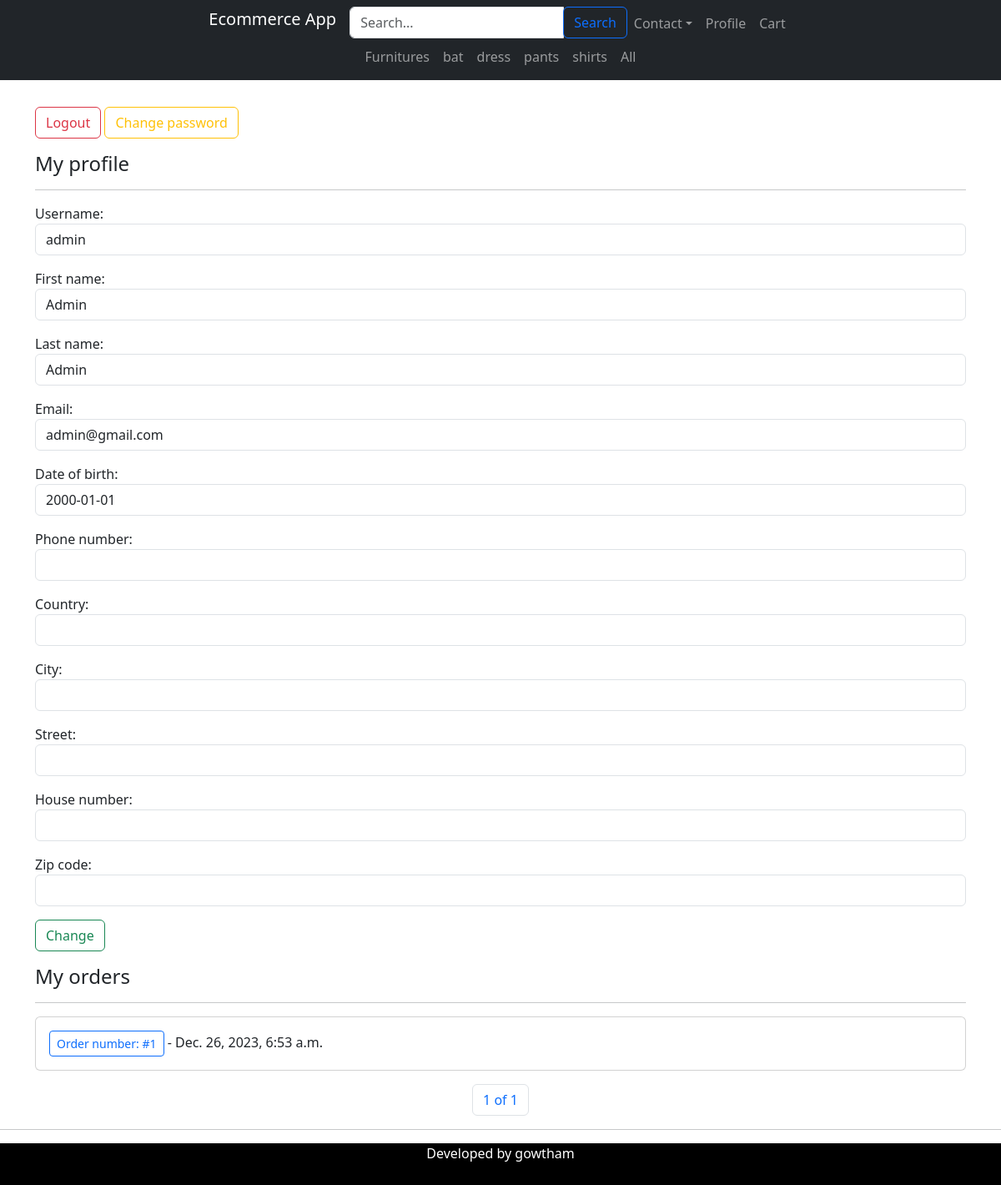
/users/profile/ (signed in), run on the app's committed database.
### products/models.py (models this page shows, shortened)
class Category(models.Model):
    name = models.CharField(max_length=255, blank=False, null=False)
    class Meta:
        verbose_name_plural = "Categories"

class Order(models.Model):
    DELIVERY_METHODS = [
        ((1, 'Courier delivery')),
        ((2, 'Pickup at a parcel locker')),
        ((3, 'Personal pickup')),
    ]
    PAYMENT_METHODS = [
        ((1, 'Cash/card payment on delivery')),
        ((2, 'Online payment by credit card')),
        ((3, 'Traditional money transfer')),
    ]
    user = models.ForeignKey("users.User", on_delete=models.CASCADE, related_name='order_user', blank=True, null=True)
    first_name_order = models.CharField(max_length=255, blank=False, null=False)
    last_name_order = models.CharField(max_length=255, blank=False, null=False)
    delivery_method_order = models.IntegerField(choices=DELIVERY_METHODS, default=1, blank=False, null=False)
    payment_method_order = models.IntegerField(choices=PAYMENT_METHODS, default=1, blank=False, null=False)
    country_order = models.CharField(max_length=255, blank=False, null=False)
    city_order = models.CharField(max_length=255, blank=False, null=False)
    street_order = models.CharField(max_length=255, blank=False, null=False)
    house_number_order = models.CharField(max_length=255, blank=False, null=False)
    zip_code_order = models.CharField(max_length=255, blank=False, null=False)
    phone_number_order = models.CharField(max_length=255, blank=False, null=False)
    email_order = models.EmailField(max_length=255, blank=False, null=False)
    date_time_order = models.DateTimeField(default=timezone.now, blank=False, null=False)

### users/models.py (models this page shows, shortened)
class User(AbstractBaseUser, PermissionsMixin):
    username = models.CharField(max_length=255, unique=True, blank=False, null=False)
    first_name = models.CharField(max_length=255, blank=False, null=False)
    last_name = models.CharField(max_length=255, blank=False, null=False)
    email = models.EmailField(max_length=255, unique=True, blank=False, null=False)
    phone_number = models.CharField(max_length=255, blank=True, null=True)
    date_of_birth = models.DateField(blank=False, null=False)
    country = models.CharField(max_length=255, blank=True, null=True)
    city = models.CharField(max_length=255, blank=True, null=True)
    street = models.CharField(max_length=255, blank=True, null=True)
    house_number = models.CharField(max_length=255, blank=True, null=True)
    zip_code = models.CharField(max_length=255, blank=True, null=True)
    is_staff = models.BooleanField(default=True)
    is_active = models.BooleanField(default=True)
    is_superuser = models.BooleanField(default=False)
    last_login = models.DateTimeField(default=timezone.now, blank=False, null=False)
    date_joined = models.DateTimeField(default=timezone.now, blank=False, null=False)
    USERNAME_FIELD = 'username'
    REQUIRED_FIELDS = ['email']
    objects = UserManager()

### users/views.py (the view)
# urls.py: path('profile/', views.profile_user, name='profile'),
def profile_user(request):
    if request.user.is_authenticated:
        if request.method == 'POST':
            form = ProfileForm(request.POST, instance=request.user)
            if form.is_valid():
                form.save()
            return redirect('home')
        initial_data = {
            'username': request.user.username,
            'first_name': request.user.first_name,
            'last_name': request.user.last_name,
            'email': request.user.email,
            'phone_number': request.user.phone_number,
            'date_of_birth': request.user.date_of_birth,
            'country': request.user.country,
            'city': request.user.city,
            'street': request.user.street,
            'house_number': request.user.house_number,
            'zip_code': request.user.zip_code
        }
        user_orders = Order.objects.filter(user=request.user).order_by('-id')
        paginator = Paginator(user_orders, 10)
        page_number = request.GET.get('page')
        page = paginator.get_page(page_number)
        context = {
            'form': ProfileForm(initial=initial_data),
            'page': page
            }
        return render(request, 'profile.html', context=context)
    else:
        return redirect('login')

### products/context_processors.py (called while the page is built)
def categories(request):
    return {'categories': Category.objects.all()}

### users/templates/profile.html (shortened to what this page needs)
{% extends 'base.html' %}
{% block content %}
<div class="container pt-3 min-vh-100">
    <div class="my-3">
        <a href="{% url 'logout' %}" class="btn btn-outline-danger">Logout</a>
        <a href="{% url 'password_change' %}" class="btn btn-outline-warning">Change password</a>
    </div>
    <h4>My profile</h4>
    <hr class="hr" />
    <form method="POST" action="{% url 'profile' %}" enctype="multipart/form-data">
        {{ form.as_p }}
        <button class="btn btn-outline-success">Change</button>
    </form>
    <h4 class="pt-3">My orders</h4>
    <hr class="hr" />
    {% for item in page %}
    <div class="card my-3">
        <div class="card-body">
            <a class="btn btn-sm btn-outline-primary" href="{% url 'user_order' item.pk %}">Order number: #{{ item.pk }}</a>
            <span>- {{ item.date_time_order }}</span>
        </div>
    </div>
    {% empty %}
    <span>Your order history is empty.</span>
    {% endfor %}
    {% if page %}
    <nav aria-label="pagination">
        <ul class="pagination justify-content-center">
            <li class="page-item"><a class="page-link" href="#">{{ page.number }} of {{ page.paginator.num_pages}}</a></li>
        </ul>
    </nav>
    {% endif %}
</div>
{% endblock %}

### products/templates/base.html (shortened to what this page needs)
<!DOCTYPE html>
<html lang="en">
<head>
    <link href="https://cdn.jsdelivr.net/npm/bootstrap@5.3.1/dist/css/bootstrap.min.css" rel="stylesheet"
>
</head>
<body>
    <nav class="navbar navbar-expand navbar-dark bg-dark">
        <div class="container flex-column">
            <div class="col-12 d-flex justify-content-center align-items-center">
                <ul class="navbar-nav">
                    <li class="nav-item">
                        <a class="navbar-brand" href="{% url 'home' %}">Ecommerce App</a>
                    </li>
                    <li>
                        <form method="POST" action="{% url 'search' %}" enctype="multipart/form-data">
                            <div class="input-group">
                                <input name="searched" type="text" class="form-control" placeholder="Search...">
                                <span class="input-group-append">
                                    <button class="btn btn-outline-primary">Search</button>
                                </span>
                            </div>
                        </form>
                    </li>
                    <li class="navbar-item">
                        <div class="dropdown">
                            <a class="btn dropdown-toggle nav-link" href="#" role="button" data-bs-toggle="dropdown" aria-expanded="false">Contact</a>
                          </div>
                    </li>
                    <li class="navbar-item">
                        <a class="nav-link" href="{% url 'profile' %}">Profile</a>
                    </li>
                    <li class="navbar-item">
                        <a class="nav-link" href="{% url 'cart' %}">Cart</a>
                    </li>
                </ul>
            </div>
            <ul class="navbar-nav">
                {% for item in categories|slice:":6" %}
                <li class="navbar-item">
                    <a class="nav-link" href="{% url 'category_products' item.pk %}">{{ item.name }}</a>
                </li>
                {% endfor %}
                <li class="navbar-item">
                    <a class="nav-link" href="{% url 'categories_all' %}">All</a>
                </li>
            </ul>
        </div>
    </nav>
    {% block content %}
    {% endblock %}
    <hr><center>
    <div class="pil" style="background-color: black; color: white; height: 50px;">Developed by gowtham</div>
</center>
</body>
</html>

### data on the page
Category: name "Furnitures"
Category: name "bat"
Category: name "dress"
Category: name "pants"
Category: name "shirts"
User: username "admin", first_name "Admin", last_name "Admin", email "admin@gmail.com", date_of_birth "2000-01-01"
Order: pk "1", date_time_order "Dec. 26, 2023, 6:53 a.m."

### other printed values
{{ page.number }} "1"
{{ page.paginator.num_pages }} "1"
